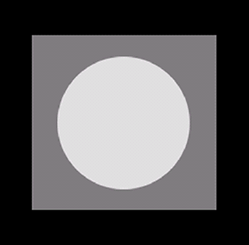
%> input picture CSE_LAB_4TH/401/401_LAB/19.Noise Model/help/Noise Model_sanjoy/main.bmp, 249 x 245 px
$ octave gaussian.m   (GNU Octave 9; MATLAB toolbox functions it lacks are replaced by stand-ins)
%> lines starting %> are read from the running program, lines starting %| are printed output that depends on the picture
% p3 mean
% p4 variance
close all;
clear all;
I = imread('main.bmp');
%> I is the input picture: size 245x249x3 uint8; mean R, G, B 89.4, 88.2, 89.4
J = rgb2gray(I);
MU= 5;
SIGMA =10;
J =double(J);
%> J: size 245x249 double
[m n]=size(J);
%> m = 245; n = 249
noise =normrnd(MU,SIGMA,m,n);
ni=noise+J;
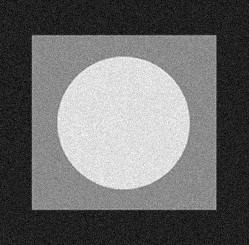
%> ni: size 245x249 double; min -32.63, max 265.6, mean 93.6; drawn with min black and max white
figure,
subplot(1,2,1);
imshow(uint8(J));
title('main image');
subplot(1,2,2);
imshow(uint8(ni));
title('Degraded image');
figure,
hist(noise);
title('Histigram of noise');
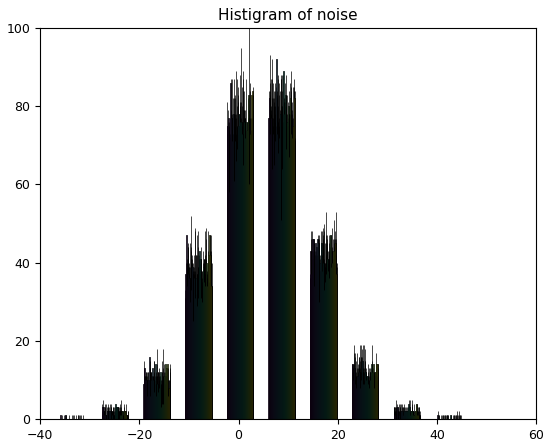
%> figure redrawn from the program's plot data; tallest bar 77 high, from x = 6.02 to 6.04; tallest bar 81 high, from x = -2.36 to -2.34; tallest bar 84 high, from x = 6.06 to 6.08; tallest bar 76 high, from x = 6.08 to 6.1
%imnoise
%b = J + sqrt(p4).*randn(size(J)) + p3;
%p3= 0;
%p4 = .05;
